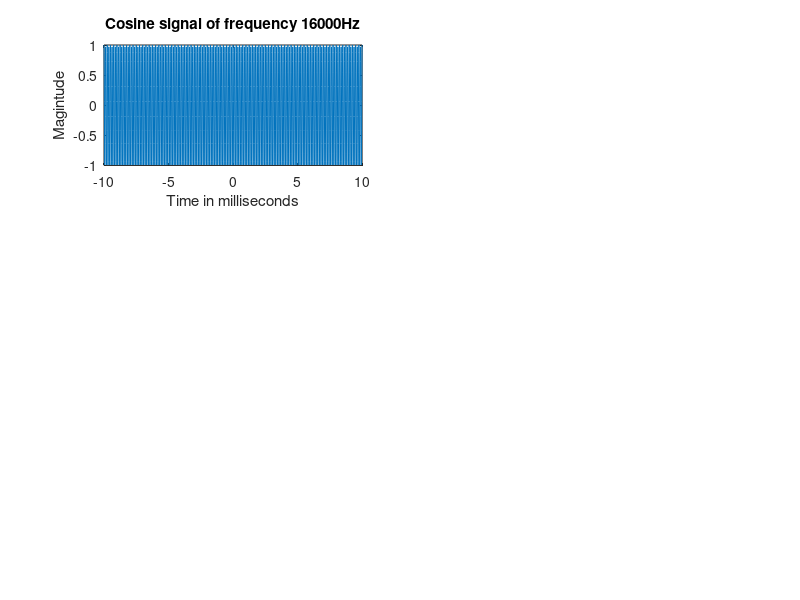

MATLAB code for this plot: (Note: this script raises an error after producing the figure.)
% Illustrates Nyquist Sampling Theorem
% =====================================
% 1. Generate a cosine signal of a given frequency.
% 2. Generate the spectrum of this signal.
% 3. Sample the signal at a Nyquist frequency.
% 4. Genrate the DTFT of the sampled signal.
% 5. Under sample the given signal.
% 6. Generate the DTFT of the sampled signal to illustrate aliasing.

% Cosine signal of 8000Hz
Dt = 1/100000;
t = -10/1000:Dt:10/1000;
x = cos(16000*pi*t);

subplot(3,2,1);
plot(t*1000,x);
xlabel("Time in milliseconds");
ylabel("Magintude");
title("Cosine signal of frequency 16000Hz");

hold on;

% Spectrum of the signal -> 'Continuous time' Fourier Transform of the signal
Wmax = 20000 * pi; K = 30000; k = -K:1:K; w = (Wmax/K)*k;
X = x * exp(-j*t'*w) * Dt;

subplot(3,2,2);
plot(w/(2*pi),abs(X));
xlabel("Frequency in Hz");
ylabel("Magintude");
title("Fourier Transform of the Cosine signal");

% Sample the signal at frequency of 20000Hz > Nyquist frequency of 16000Hz
Ts = 1/20000;
n = -100:1:100; 
xs = cos(16000*pi*(n*Ts));

subplot(3,2,3);
stem(n*Ts,xs);
xlabel("Sample Index");
ylabel("Magintude");
title("Sampled Cosine signal (sampled at 20000Hz)");

% DTFT of the sampled signal
Wmax = 2*pi; K = 500; k = -K:1:K; w = (Wmax/K)*k;
X = xs * exp(-j*n'*w);

subplot(3,2,4);
plot(w/pi,abs(X));
xlabel("Digital angular frequency");
ylabel("Magintude");
title("DTFT of Sampled Cosine signal(sampled at 20000Hz)");

% Under-sample the signal at frequency of 6000Hz < Nyquist frequency of 16000Hz
Ts = 1/6000;
n = -60:1:60; 
xus = cos(4000*pi*(n*Ts));

subplot(3,2,5);
stem(n*Ts,xus);
xlabel("Sample Index");
ylabel("Magintude");
title("Under-sampled Cosine signal (sampled at 6000Hz)");

% DTFT of the under-sampled signal
Wmax = 2*pi; K = 500; k = -K:1:K; w = (Wmax/K)*k;
Xu = xus * exp(-j*n'*w);

subplot(3,2,6);
plot(w/pi,abs(Xu));
xlabel("Digital angular frequency");
ylabel("Magintude");
title("DTFT of under-sampled Cosine signal(sampled at 6000Hz)");



